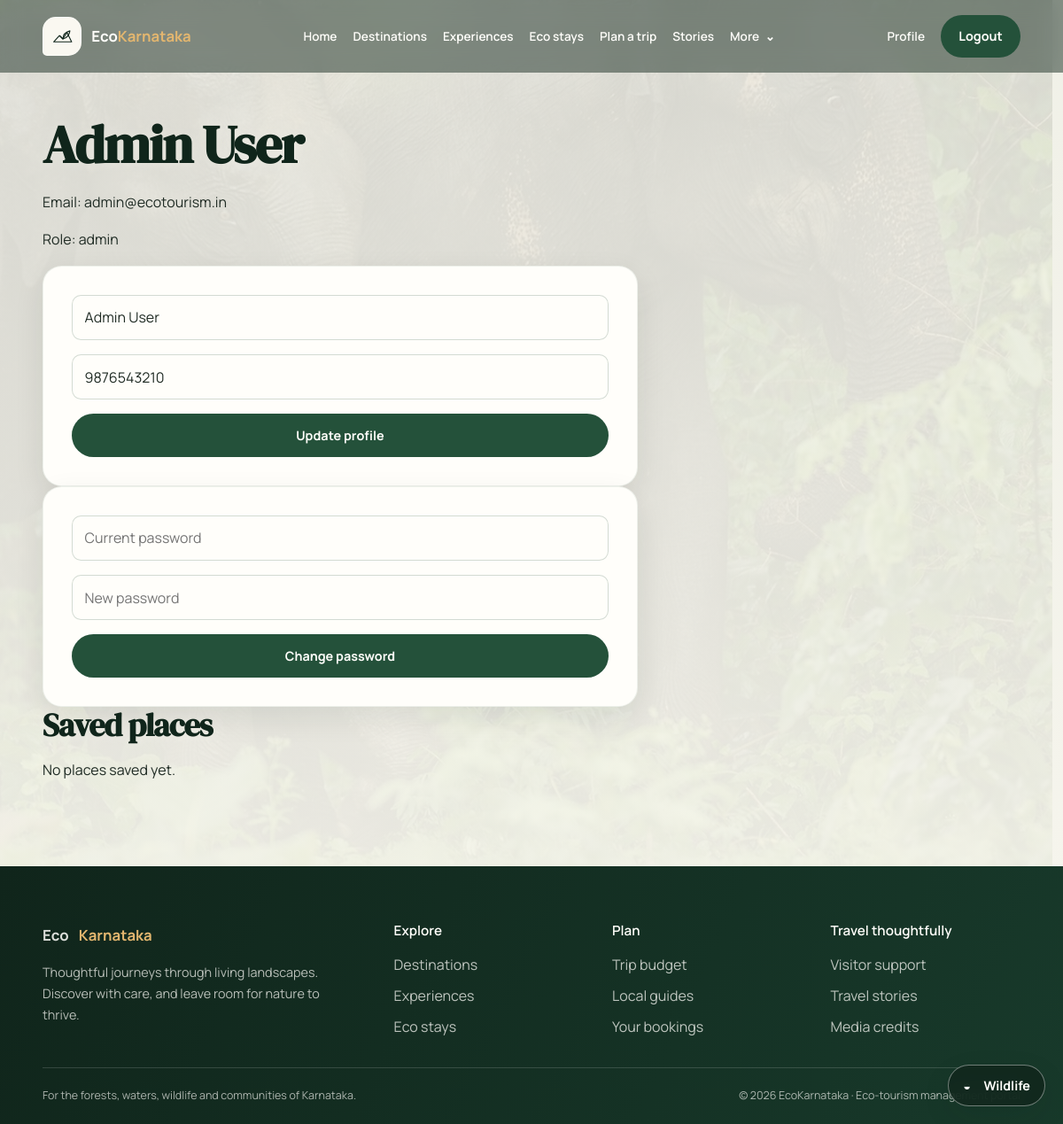
The page /profile (signed in) on the database its author committed.
### app/models.py (models this page shows)
class User(SQLModel, table=True):
    id: Optional[int] = Field(default=None, primary_key=True)
    name: str
    email: str = Field(index=True, unique=True)
    phone: str
    hashed_password: str
    role: str = "visitor"
    is_active: bool = True
    created_at: datetime = Field(default_factory=datetime.utcnow)

### app/main.py (the view)
@app.get("/profile")
def profile(request: Request, db: Session = Depends(get_db), user: User = Depends(get_current_user)):
    places = db.exec(select(SavedPlace).where(SavedPlace.user_id == user.id)).all()
    return templates.TemplateResponse(
        "profile.html",
        {"request": request, "user": user, "saved_places": [db.get(Place, p.place_id) for p in places if p.place_id]},
    )

### app/templates/profile.html (shortened to what this page needs)
{% extends "base.html" %}
{% block content %}
<h1>{{ user.name }}</h1>
<p>Email: {{ user.email }}</p>
<p>Role: {{ user.role }}</p>
<form class="stack-form" action="/profile" method="post">
  <input type="text" name="name" value="{{ user.name }}" required>
  <input type="text" name="phone" value="{{ user.phone }}" required>
  <button type="submit">Update profile</button>
</form>
<form class="stack-form" action="/change-password" method="post">
  <input type="password" name="current_password" placeholder="Current password" required>
  <input type="password" name="new_password" placeholder="New password" required>
  <button type="submit">Change password</button>
</form>
<h2>Saved places</h2>
{% if saved_places %}
<ul>
  {% for place in saved_places %}
    <li><a href="/places/{{ place.id }}">{{ place.place_name }}</a></li>
  {% endfor %}
</ul>
{% else %}
  <p>No places saved yet.</p>
{% endif %}
{% endblock %}

### app/static/css/tokens.css (style rules this page uses)
:root { color-scheme: light; --eco-forest-950: #10251b; --eco-forest-900: #183a2b; --eco-forest-800: #24513a; --eco-moss-600: #527b56; --eco-moss-400: #85a783; --eco-teak-700: #75563f; --eco-cream-100: #faf8f1; --eco-cream-200: #f0ede2; --eco-white: #fffefa; --eco-ink: #202c25; --eco-muted: #617068; --eco-sunrise: #e3b66f; --eco-monsoon: #4d8581; --eco-success: #3e7956; --eco-warning: #9b6d24; --eco-error: #a54542; --eco-info: #376d7a; --eco-space-1: 0.5rem; --eco-space-2: 1rem; --eco-space-3: 1.5rem; --eco-space-4: 2rem; --eco-space-5: 3rem; --eco-space-6: 4rem; --eco-space-7: 6rem; --eco-space-8: 8rem; --eco-radius-sm: 0.65rem; --eco-radius-md: 1rem; --eco-radius-lg: 1.35rem; --eco-radius-xl: 2rem; --eco-radius-pill: 999px; --eco-shadow-soft: 0 12px 34px rgba(16, 37, 27, 0.09); --eco-shadow-card: 0 22px 54px rgba(16, 37, 27, 0.15); --eco-focus: 0 0 0 3px rgba(227, 182, 111, 0.65); --eco-font-display: "DM Serif Display", Georgia, serif; --eco-font-body: "Manrope", "Segoe UI", system-ui, sans-serif; --eco-text-xs: 0.78rem; --eco-text-sm: 0.9rem; --eco-text-base: 1rem; --eco-text-lg: 1.2rem; --eco-text-xl: clamp(1.65rem, 3vw, 2.45rem); --eco-text-display: clamp(3rem, 7vw, 6.5rem); --eco-content-width: 1320px; }

### app/static/css/base.css (style rules this page uses)
*, *::before, *::after { box-sizing: border-box; }
html { min-width: 320px; scroll-behavior: smooth; scrollbar-color: var(--eco-moss-600) var(--eco-cream-100); scrollbar-width: thin; }
body { min-height: 100vh; margin: 0; color: var(--eco-ink); background: var(--eco-cream-100); font-family: var(--eco-font-body); font-size: var(--eco-text-base); line-height: 1.65; -webkit-font-smoothing: antialiased; text-rendering: optimizeLegibility; }
h1, h2, h3, h4, h5, h6 { margin: 0 0 var(--eco-space-2); color: var(--eco-forest-950); font-family: var(--eco-font-display); font-weight: 600; line-height: 1.18; letter-spacing: -0.025em; }
h1 { font-size: clamp(2.2rem, 5vw, 4rem); }
h2 { font-size: var(--eco-text-xl); }
p { max-width: 75ch; margin: 0 0 var(--eco-space-2); }
button, input, select, textarea { font: inherit; }
button { cursor: pointer; }

### app/static/css/components.css (style rules this page uses)
button, .button-link, .btn-eco { display: inline-flex; min-height: 2.85rem; align-items: center; justify-content: center; gap: 0.5rem; padding: 0.7rem 1.2rem; border: 1px solid transparent; border-radius: var(--eco-radius-pill); color: var(--eco-white); background: var(--eco-forest-800); font-size: var(--eco-text-sm); font-weight: 700; text-align: center; text-decoration: none; transition: transform 180ms ease, color 180ms ease, background 180ms ease, box-shadow 180ms ease; }
.stack-form, .form-eco { display: grid; width: min(42rem, 100%); gap: 1rem; padding: clamp(1.25rem, 3vw, 2rem); border: 1px solid rgba(36, 81, 58, 0.08); border-radius: var(--eco-radius-lg); background: var(--eco-white); box-shadow: var(--eco-shadow-soft); }
.stack-form input, .stack-form textarea, .stack-form select, .filters input, .filters select, .booking-form input, .booking-form select, .form-eco input, .form-eco textarea, .form-eco select, .environmental-fields input, .environmental-fields select { width: 100%; min-height: 3rem; padding: 0.72rem 0.85rem; border: 1px solid rgba(36, 81, 58, 0.2); border-radius: var(--eco-radius-sm); color: var(--eco-ink); background: var(--eco-white); transition: border-color 160ms ease, box-shadow 160ms ease; }

### app/static/css/background.css (style rules this page uses)
.page-immersive { background: transparent; }
.page-immersive:not(:has(.hero-banner)) .page-body > h1:first-child, .page-immersive:not(:has(.hero-banner)) .page-body > h2, .page-immersive:not(:has(.hero-banner)) .page-body > section > h2 { text-shadow: 0 1px 12px rgba(250, 248, 241, 0.4); }

### rows shown on the page
User: name "Admin User", email "admin@ecotourism.in", role "admin", phone "9876543210"
